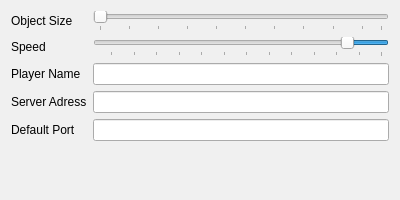
<?xml version="1.0" encoding="UTF-8"?>
<ui version="4.0">
 <class>Game_options</class>
 <widget class="QWidget" name="Game_options">
  <property name="geometry">
   <rect>
    <x>0</x>
    <y>0</y>
    <width>400</width>
    <height>200</height>
   </rect>
  </property>
  <property name="sizePolicy">
   <sizepolicy hsizetype="Preferred" vsizetype="Preferred">
    <horstretch>0</horstretch>
    <verstretch>0</verstretch>
   </sizepolicy>
  </property>
  <property name="palette">
   <palette>
    <active>
     <colorrole role="Base">
      <brush brushstyle="SolidPattern">
       <color alpha="255">
        <red>255</red>
        <green>255</green>
        <blue>255</blue>
       </color>
      </brush>
     </colorrole>
     <colorrole role="Window">
      <brush brushstyle="SolidPattern">
       <color alpha="255">
        <red>240</red>
        <green>240</green>
        <blue>240</blue>
       </color>
      </brush>
     </colorrole>
    </active>
    <inactive>
     <colorrole role="Base">
      <brush brushstyle="SolidPattern">
       <color alpha="255">
        <red>255</red>
        <green>255</green>
        <blue>255</blue>
       </color>
      </brush>
     </colorrole>
     <colorrole role="Window">
      <brush brushstyle="SolidPattern">
       <color alpha="255">
        <red>240</red>
        <green>240</green>
        <blue>240</blue>
       </color>
      </brush>
     </colorrole>
    </inactive>
    <disabled>
     <colorrole role="Base">
      <brush brushstyle="SolidPattern">
       <color alpha="255">
        <red>240</red>
        <green>240</green>
        <blue>240</blue>
       </color>
      </brush>
     </colorrole>
     <colorrole role="Window">
      <brush brushstyle="SolidPattern">
       <color alpha="255">
        <red>240</red>
        <green>240</green>
        <blue>240</blue>
       </color>
      </brush>
     </colorrole>
    </disabled>
   </palette>
  </property>
  <property name="windowTitle">
   <string>Form</string>
  </property>
  <layout class="QVBoxLayout" name="verticalLayout">
   <item>
    <layout class="QFormLayout" name="formLayout">
     <property name="sizeConstraint">
      <enum>QLayout::SetDefaultConstraint</enum>
     </property>
     <item row="1" column="0">
      <widget class="QLabel" name="label">
       <property name="text">
        <string>Object Size</string>
       </property>
      </widget>
     </item>
     <item row="1" column="1">
      <widget class="QSlider" name="slider_object_size">
       <property name="minimum">
        <number>1</number>
       </property>
       <property name="maximum">
        <number>30</number>
       </property>
       <property name="pageStep">
        <number>3</number>
       </property>
       <property name="value">
        <number>1</number>
       </property>
       <property name="orientation">
        <enum>Qt::Horizontal</enum>
       </property>
       <property name="tickPosition">
        <enum>QSlider::TicksBelow</enum>
       </property>
       <property name="tickInterval">
        <number>3</number>
       </property>
      </widget>
     </item>
     <item row="2" column="0">
      <widget class="QLabel" name="label_2">
       <property name="text">
        <string>Speed</string>
       </property>
      </widget>
     </item>
     <item row="3" column="0">
      <widget class="QLabel" name="label_3">
       <property name="text">
        <string>Player Name</string>
       </property>
      </widget>
     </item>
     <item row="3" column="1">
      <widget class="QLineEdit" name="line_edit_name"/>
     </item>
     <item row="2" column="1">
      <widget class="QSlider" name="slider_speed">
       <property name="minimum">
        <number>50</number>
       </property>
       <property name="maximum">
        <number>300</number>
       </property>
       <property name="value">
        <number>80</number>
       </property>
       <property name="orientation">
        <enum>Qt::Horizontal</enum>
       </property>
       <property name="invertedAppearance">
        <bool>true</bool>
       </property>
       <property name="invertedControls">
        <bool>false</bool>
       </property>
       <property name="tickPosition">
        <enum>QSlider::TicksBelow</enum>
       </property>
       <property name="tickInterval">
        <number>20</number>
       </property>
      </widget>
     </item>
     <item row="4" column="0">
      <widget class="QLabel" name="label_4">
       <property name="text">
        <string>Server Adress</string>
       </property>
      </widget>
     </item>
     <item row="5" column="0">
      <widget class="QLabel" name="label_5">
       <property name="text">
        <string>Default Port</string>
       </property>
      </widget>
     </item>
     <item row="4" column="1">
      <widget class="QLineEdit" name="line_edit_ip"/>
     </item>
     <item row="5" column="1">
      <widget class="QLineEdit" name="line_edit_port"/>
     </item>
    </layout>
   </item>
  </layout>
 </widget>
 <resources/>
 <connections/>
</ui>
